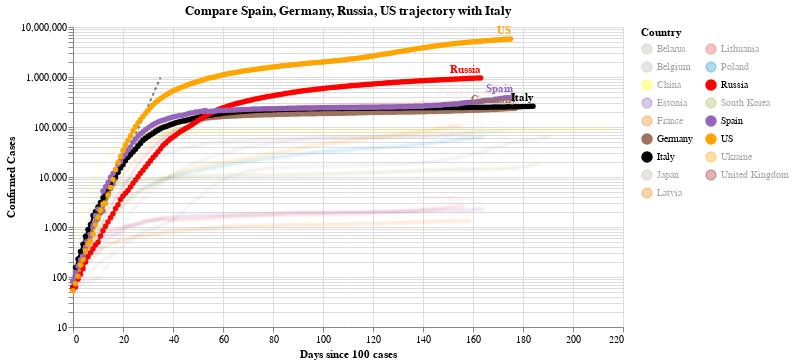

Write notebook code for a chart like this one.
### Code cell
#hide_input
chart2 = make_since_chart(dff2, ['Spain', 'Germany','Russia', 'US'], baseline_countries)
chart2

### Figure 1 — Vega-Lite specification as saved in the notebook (floating-point values rounded to 4 significant figures; data arrays with more than 128 entries replaced by an {"elided": "..."} marker saying what was removed)
{"config": {"view": {"continuousWidth": 400, "continuousHeight": 300}}, "layer": [{"data": {"name": "data-628230001892d6798b50651be41d1b3e"}, "mark": {"type": "line", "color": "black", "opacity": 0.5, "strokeDash": [3, 3]}, "encoding": {"x": {"type": "quantitative", "field": "Days since 100 cases"}, "y": {"type": "quantitative", "field": "Confirmed Cases"}}}, {"data": {"name": "data-4f3b8a4dba44ee4ddb9a41984741d8ef"}, "mark": {"type": "line", "point": true}, "encoding": {"color": {"type": "nominal", "field": "Country", "legend": {"columns": 2}, "scale": {"domain": ["Belarus", "Belgium", "China", "Estonia", "France", "Germany", "Italy", "Japan", "Latvia", "Lithuania", "Poland", "Russia", "South Korea", "Spain", "US", "Ukraine", "United Kingdom"], "range": ["#C1B7AD", "#C1B7AD", "yellow", "#9467bd", "#F58518", "#9D755D", "black", "#C1B7AD", "#F58518", "#E45756", "#2495D3", "red", "#A1BA59", "#9467bd", "orange", "orange", "brown"]}}, "opacity": {"condition": {"value": 1, "selection": "selector003"}, "value": 0.05}, "tooltip": [{"type": "nominal", "field": "Country"}, {"type": "temporal", "field": "Date"}, {"type": "quantitative", "field": "Confirmed Cases"}, {"type": "quantitative", "field": "Days since 100 cases"}], "x": {"type": "quantitative", "field": "Days since 100 cases"}, "y": {"type": "quantitative", "field": "Confirmed Cases", "scale": {"type": "log"}}}, "selection": {"selector003": {"type": "multi", "fields": ["Country"], "bind": "legend", "init": [{"Country": "Spain"}, {"Country": "Germany"}, {"Country": "Russia"}, {"Country": "US"}, {"Country": "Italy"}]}}, "width": 550}, {"data": {"name": "data-4f3b8a4dba44ee4ddb9a41984741d8ef"}, "mark": {"type": "text", "align": "right", "dy": -8, "fontWeight": "bold"}, "encoding": {"color": {"type": "nominal", "field": "Country", "legend": {"columns": 2}, "scale": {"domain": ["Belarus", "Belgium", "China", "Estonia", "France", "Germany", "Italy", "Japan", "Latvia", "Lithuania", "Poland", "Russia", "South Korea", "Spain", "US", "Ukraine", "United Kingdom"], "range": ["#C1B7AD", "#C1B7AD", "yellow", "#9467bd", "#F58518", "#9D755D", "black", "#C1B7AD", "#F58518", "#E45756", "#2495D3", "red", "#A1BA59", "#9467bd", "orange", "orange", "brown"]}}, "opacity": {"condition": {"value": 1, "selection": "selector003"}, "value": 0.05}, "text": {"type": "nominal", "field": "Country"}, "tooltip": [{"type": "nominal", "field": "Country"}, {"type": "temporal", "field": "Date"}, {"type": "quantitative", "field": "Confirmed Cases"}, {"type": "quantitative", "field": "Days since 100 cases"}], "x": {"type": "quantitative", "field": "Days since 100 cases"}, "y": {"type": "quantitative", "field": "Confirmed Cases", "scale": {"type": "log"}}}, "transform": [{"filter": "(datum['Date'] >= 1598227200000)"}], "width": 550}], "title": "Compare Spain, Germany, Russia, US trajectory with Italy", "$schema": "https://vega.github.io/schema/vega-lite/v4.0.2.json", "datasets": {"data-628230001892d6798b50651be41d1b3e": [{"Days since 100 cases": 0, "Confirmed Cases": 100.0}, {"Days since 100 cases": 1, "Confirmed Cases": 130.0}, {"Days since 100 cases": 2, "Confirmed Cases": 169.0}, {"Days since 100 cases": 3, "Confirmed Cases": 219.7}, {"Days since 100 cases": 4, "Confirmed Cases": 285.6}, {"Days since 100 cases": 5, "Confirmed Cases": 371.3}, {"Days since 100 cases": 6, "Confirmed Cases": 482.7}, {"Days since 100 cases": 7, "Confirmed Cases": 627.5}, {"Days since 100 cases": 8, "Confirmed Cases": 815.7}, {"Days since 100 cases": 9, "Confirmed Cases": 1060.0}, {"Days since 100 cases": 10, "Confirmed Cases": 1379.0}, {"Days since 100 cases": 11, "Confirmed Cases": 1792.0}, {"Days since 100 cases": 12, "Confirmed Cases": 2330.0}, {"Days since 100 cases": 13, "Confirmed Cases": 3029.0}, {"Days since 100 cases": 14, "Confirmed Cases": 3937.0}, {"Days since 100 cases": 15, "Confirmed Cases": 5119.0}, {"Days since 100 cases": 16, "Confirmed Cases": 6654.0}, {"Days since 100 cases": 17, "Confirmed Cases": 8650.0}, {"Days since 100 cases": 18, "Confirmed Cases": 11250.0}, {"Days since 100 cases": 19, "Confirmed Cases": 14620.0}, {"Days since 100 cases": 20, "Confirmed Cases": 19000.0}, {"Days since 100 cases": 21, "Confirmed Cases": 24710.0}, {"Days since 100 cases": 22, "Confirmed Cases": 32120.0}, {"Days since 100 cases": 23, "Confirmed Cases": 41750.0}, {"Days since 100 cases": 24, "Confirmed Cases": 54280.0}, {"Days since 100 cases": 25, "Confirmed Cases": 70560.0}, {"Days since 100 cases": 26, "Confirmed Cases": 91730.0}, {"Days since 100 cases": 27, "Confirmed Cases": 119300.0}, {"Days since 100 cases": 28, "Confirmed Cases": 155000.0}, {"Days since 100 cases": 29, "Confirmed Cases": 201500.0}, {"Days since 100 cases": 30, "Confirmed Cases": 262000.0}, {"Days since 100 cases": 31, "Confirmed Cases": 340600.0}, {"Days since 100 cases": 32, "Confirmed Cases": 442800.0}, {"Days since 100 cases": 33, "Confirmed Cases": 575600.0}, {"Days since 100 cases": 34, "Confirmed Cases": 748300.0}, {"Days since 100 cases": 35, "Confirmed Cases": 972800.0}], "data-4f3b8a4dba44ee4ddb9a41984741d8ef": {"elided": "2969 records"}}}
